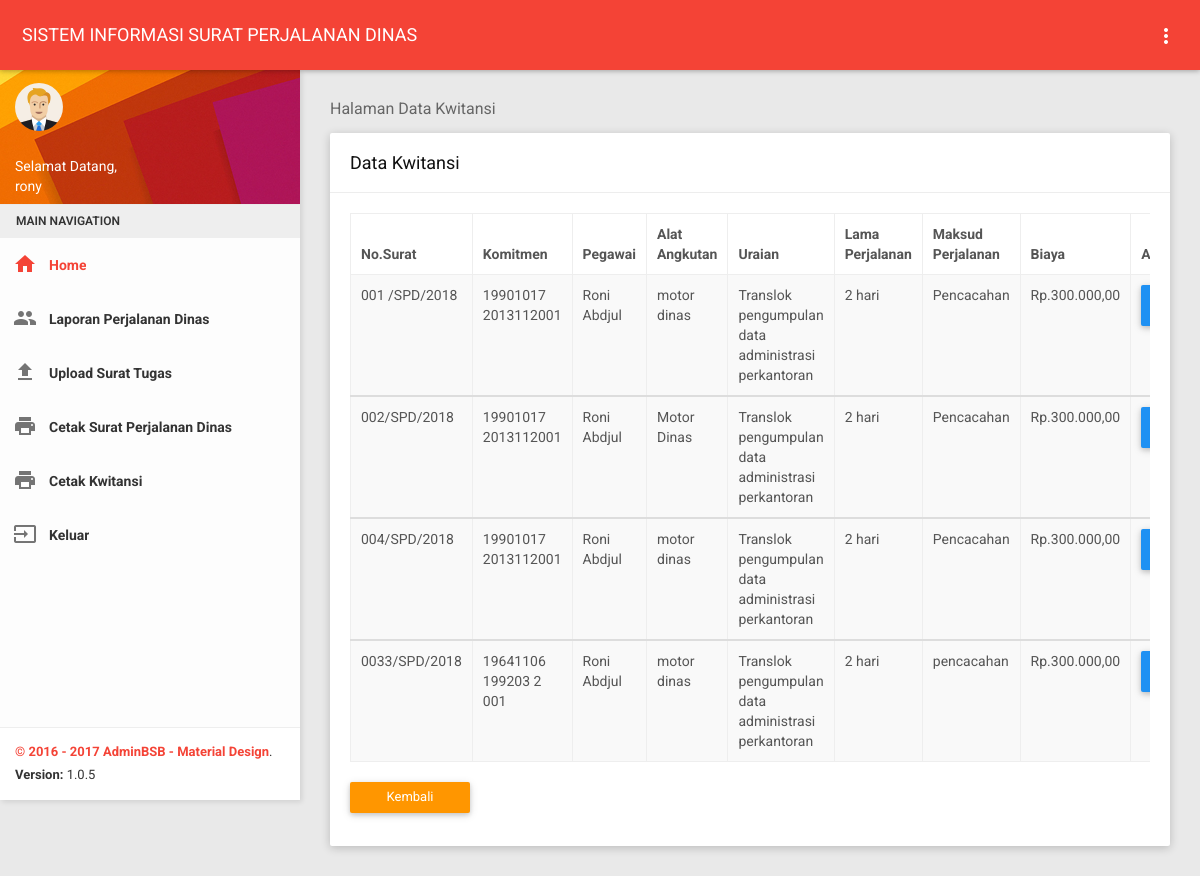
Page /pegawai/kwitansi.php (signed in) on the committed database.
### tables this page shows
CREATE TABLE `spd` (
  `id` int(3) NOT NULL,
  `nosurat` varchar(100) NOT NULL,
  `komitmen` varchar(100) NOT NULL,
  `namakomitmen` varchar(100) NOT NULL,
  `nip` varchar(100) NOT NULL,
  `kode` varchar(50) NOT NULL,
  `tbiaya` varchar(20) NOT NULL,
  `mp` varchar(100) NOT NULL,
  `alat` varchar(100) NOT NULL,
  `tempatb` varchar(100) NOT NULL,
  `tempatt` varchar(100) NOT NULL,
  `lamap` varchar(100) NOT NULL,
  `tb` varchar(20) NOT NULL,
  `tk` varchar(20) NOT NULL,
  `pengikut` varchar(100) NOT NULL,
  `pengikutn` varchar(100) NOT NULL,
  `pengikutt` varchar(100) NOT NULL,
  `pengikutk` varchar(100) NOT NULL,
  `instansi` varchar(20) NOT NULL,
  `keterangan` text NOT NULL
);

CREATE TABLE `pegawai` (
  `nip` varchar(100) NOT NULL,
  `nama` varchar(50) NOT NULL,
  `jk` varchar(15) NOT NULL,
  `ttl` varchar(50) NOT NULL,
  `golongan` varchar(20) NOT NULL,
  `jabatan` varchar(30) NOT NULL,
  `pd` varchar(30) NOT NULL,
  `username` varchar(30) NOT NULL,
  `password` varchar(32) NOT NULL,
  `hak_akses` varchar(10) NOT NULL
);

CREATE TABLE `anggaran` (
  `kode` varchar(50) NOT NULL,
  `uraian` varchar(100) NOT NULL,
  `volume` int(20) NOT NULL,
  `satuan` varchar(20) NOT NULL,
  `hargasat` varchar(50) NOT NULL,
  `jumlah` varchar(50) NOT NULL
);

### pegawai/kwitansi.php (the view, shortened to what this page needs)
<?php
include '../tampilan/ataspegawai.php';
?>
    <section class="content">
        <div class="container-fluid">
            <div class="block-header">
                <h2>Halaman Data Kwitansi</h2>
            </div>
            <div class="row clearfix">
                <div class="col-lg-12 col-md-12 col-sm-12 col-xs-12">
                    <div class="card">
                        <div class="header">
                            <h2>
                                Data Kwitansi
                            </h2>
                        </div>
                        <div class="body">
                            <div class="table-responsive">
                                <table class="table table-bordered table-striped table-hover dataTable js-exportable">
                                    <thead>
                                        <tr>
                                            <th>No.Surat</th>
                                            <th>Komitmen</th>
                                            <th>Pegawai</th>
                                            <th>Alat Angkutan</th>
                                            <th>Uraian</th>
                                            <th>Lama Perjalanan</th>
                                            <th>Maksud Perjalanan</th>
                                            <th>Biaya</th>
                                            <th>Action</th>
                                        </tr>
                                    </thead>
                                     <?php
                                      $username=$_SESSION['username'];
                   			 $tampil=mysql_query("SELECT spd.nosurat, spd.komitmen,  pegawai.nama, spd.alat, anggaran.uraian, spd.lamap,spd.mp, anggaran.hargasat from pegawai, anggaran, spd where pegawai.nip=spd.nip and anggaran.kode=spd.kode and username='$username'");
                   			      while($data=mysql_fetch_array($tampil)){
                    		      	?>
                                     <tbody>
                                        <tr>
                                            <td><?php echo $data['nosurat']; ?></td>
                                            <td><?php echo $data['komitmen']; ?></td>
                                            <td><?php echo $data['nama']; ?></td>
                                             <td><?php echo $data['alat']; ?></td>
                                            <td><?php echo $data['uraian']; ?></td>
                                            <td><?php echo $data['lamap']; ?></td>
                                            <td><?php echo $data['mp']; ?></td>
                                            <td>Rp.<?php echo number_format ($data['hargasat'] * $data['lamap'],2,",",".");?></td>
                         <td><a  class="btn btn-primary waves-effect" href="../tatausaha/printk.php?hal=printk&kd=<?php echo $data['nosurat'];?>"><i class="fa fa-edit"></i>Print</a>
                        </td>
                                        </tr>
                                            <?php
             								 }
            							  ?>
                                      </tbody>
                                </table>
                            </div>
                            <div class="button-demo">
                      <a href="index.php" type="button" class="btn btn-warning waves-effect">Kembali</a>
                            </div>
                        </div>
                    </div>
                </div>
            </div>
            </div>
    </section>
  <?php
  include '../tampilan/footer.php';
?>

### rows in the picture
spd: nosurat "001 /SPD/2018", komitmen "19901017 2013112001", nip.nama "Roni Abdjul", alat "motor dinas", kode.uraian "Translok pengumpulan data administrasi perkantoran", lamap "2 hari", mp "Pencacahan", $data['hargasat'] * $data['lamap'] "300.000,00"
spd: nosurat "002/SPD/2018", komitmen "19901017 2013112001", nip.nama "Roni Abdjul", alat "Motor Dinas", kode.uraian "Translok pengumpulan data administrasi perkantoran", lamap "2 hari", mp "Pencacahan", $data['hargasat'] * $data['lamap'] "300.000,00"
spd: nosurat "004/SPD/2018", komitmen "19901017 2013112001", nip.nama "Roni Abdjul", alat "motor dinas", kode.uraian "Translok pengumpulan data administrasi perkantoran", lamap "2 hari", mp "Pencacahan", $data['hargasat'] * $data['lamap'] "300.000,00"
spd: nosurat "0033/SPD/2018", komitmen "19641106 199203 2 001", nip.nama "Roni Abdjul", alat "motor dinas", kode.uraian "Translok pengumpulan data administrasi perkantoran", lamap "2 hari", mp "pencacahan", $data['hargasat'] * $data['lamap'] "300.000,00"

### other values in the picture
$_SESSION['username'] "rony"
